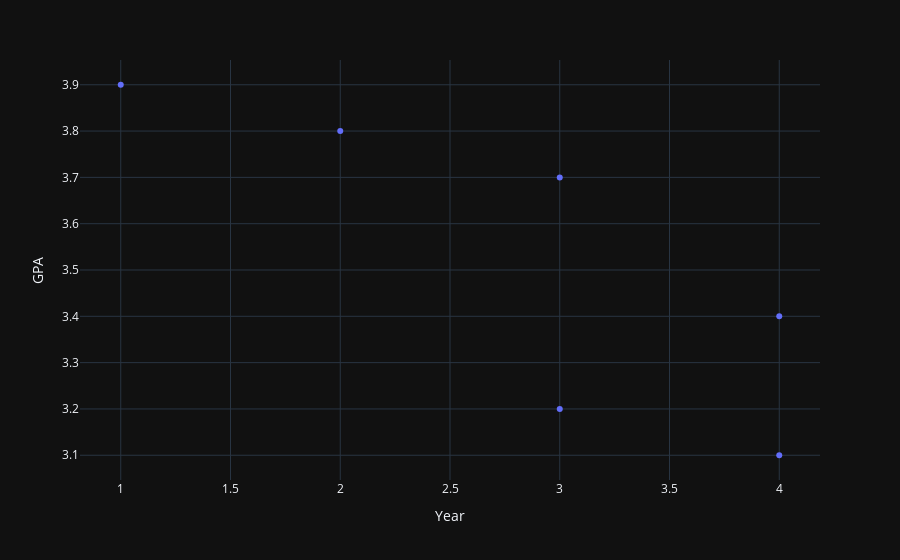

The notebook cell saved with this chart:
### Code cell
# Challenge 1
# Create an interactive scatterplot for Year vs GPA
fig = px.scatter(
    df,
    x = "Year",
    y = "GPA",
)

fig.show()

### Figure 1 — Plotly figure (JSON) as saved in the notebook; plotly's stock layout.template omitted (floating-point values rounded to 4 significant figures)
{"data": [{"hovertemplate": "Year=%{x}<br>GPA=%{y}<extra></extra>", "legendgroup": "", "marker": {"color": "#636efa", "symbol": "circle"}, "mode": "markers", "name": "", "orientation": "v", "showlegend": false, "x": [2, 3, 1, 4, 3, 4], "xaxis": "x", "y": [3.8, 3.2, 3.9, 3.4, 3.7, 3.1], "yaxis": "y", "type": "scatter"}], "layout": {"xaxis": {"anchor": "y", "domain": [0.0, 1.0], "title": {"text": "Year"}}, "yaxis": {"anchor": "x", "domain": [0.0, 1.0], "title": {"text": "GPA"}}, "legend": {"tracegroupgap": 0}, "margin": {"t": 60}}}
